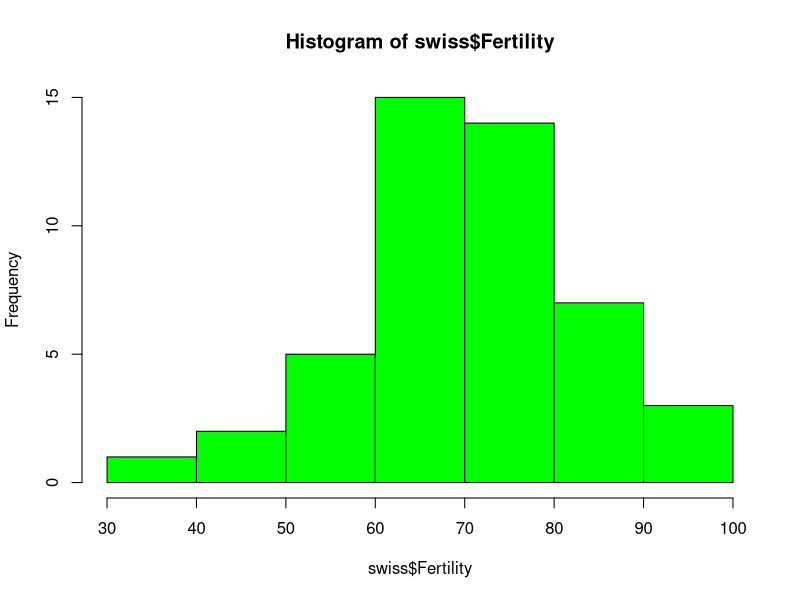
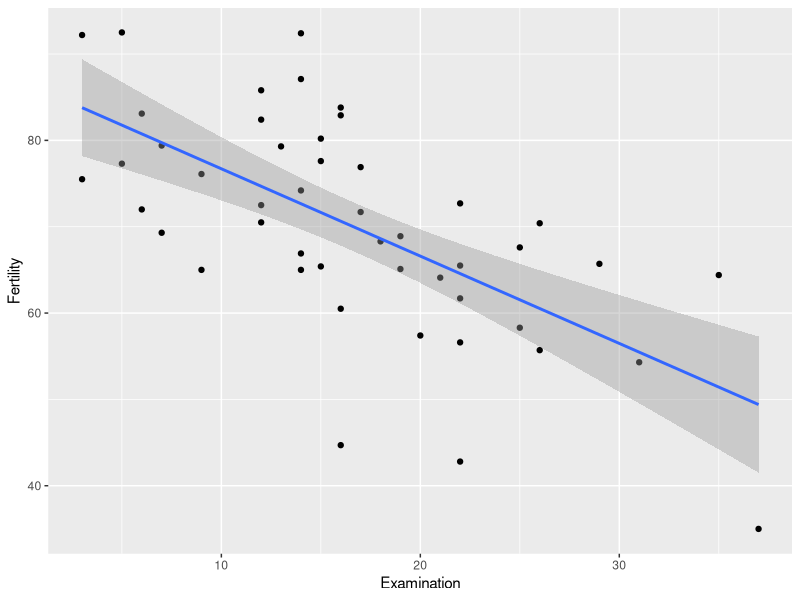
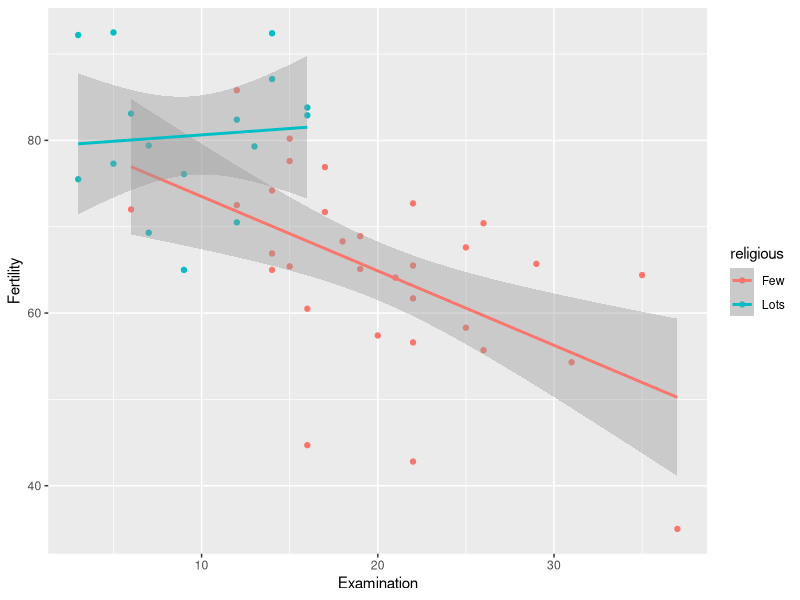
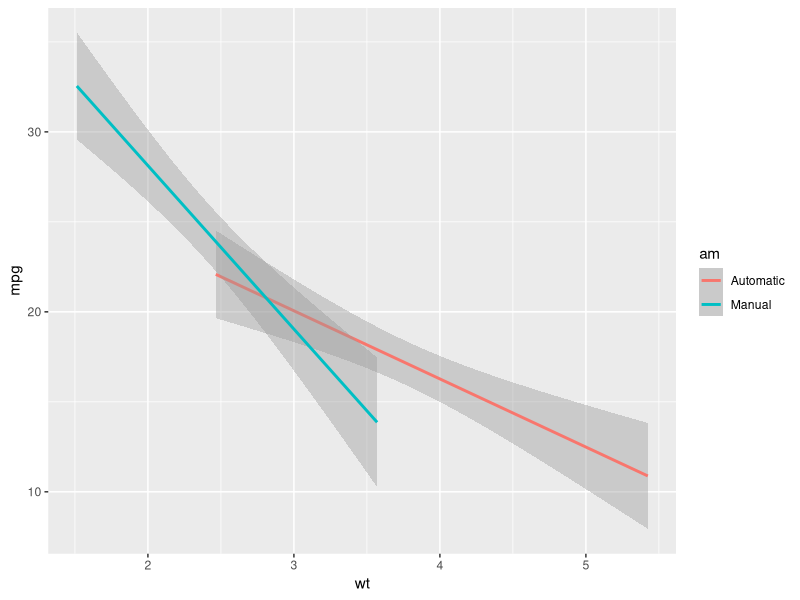

Recreate these plots in R, in order.
setwd(as.character("C:/Users/miffka/Documents/!DataMining/RAnalysis1"))
getwd()
library(psych)
library(ggplot2)
library(Hmisc)

#множественная линейная регрессия

?swiss
str(swiss)
swiss <- data.frame(swiss)

hist(swiss$Fertility, col = "green")

#первая модель - рождаемость от физподготовки и католицизма

#сначала - просто посмотрим все по функции lm
fit <- lm(Fertility ~ Examination + Catholic, data = swiss)
summary(fit)

#посмотрим взаимодействие переменных

fit2 <- lm(Fertility ~ Examination * Catholic, swiss)
summary(fit2)

#взаимодействие факторов незначимо

#доверительные интервалы для модели
confint(fit2)

#задача 1
?lm

fill_na <- function(x) {
  fit_t1 <- lm(y ~ x_1 + x_2, x, na.action = "na.omit")
  x$y_full <- x$y
  x$y_full[is.na(x$y_full)] <- predict(fit_t1, subset(x, is.na(x$y)))
  return(x)
}

#правильное решение
fill_na <- function(my_df){    
  fit <- lm(y ~ x_1+x_2, my_df)    
  my_df$y_full = ifelse(is.na(my_df$y), predict(fit, my_df), my_df$y)    
  return(my_df)
}

#задача 2 - подобрать оптимальное сочетание факторов

str(mtcars)
task2 <- mtcars[c(1,3:6)]

fit_t21 <- lm(wt ~ mpg + disp + drat + hp, task2)
summary(fit_t21)
r_21 <- c()
r_21[1] <- 0.8374


#удаляем drat
fit_t22 <- lm(wt ~ mpg + disp + hp, task2)
summary(fit_t22)
r_21[2] <- 0.8428 #это правильное сочетание!

#удаяем hp
fit_t23 <- lm(wt ~ mpg + disp, task2)
summary(fit_t23)
r_21[3] <- 0.8242

#задача 3

task3 <- lm(rating ~ complaints * critical, attitude)
summary(task3)

#линейная регрессия с категориальными предикторами

swiss <- data.frame(swiss)
swiss$religious <- ifelse(swiss$Catholic > 60, "Lots", "Few")
swiss$religious <- as.factor(swiss$religious)

fit3 <- lm(Fertility ~ Examination + religious, swiss)
summary(fit3)
#теперь в интерсепте хранится предсказанное значение для первого уровня (Few)
#категориальной переменной при всех непрерывных переменных, равных 0
#коэффициент перед examination говорит о том, насколько изменяется 
#рождаемость для значения фактора Few
#коэффициент religiousLots говорит, насколько изменяется рождаемость при
#переходе от провинций Few к провинциям Lots

#перейдем к взаимодействию
fit4 <- lm(Fertility ~ Examination * religious, swiss)
summary(fit4)
#коэффициент intersept - значение рождаемости для провинций с фактором Few
#и значением examination 0
#коэффициент при физической подготовке - изменение рождаемости при
#изменении этого предиктора при условии фактора few
#коэффициент religiouslots говорит об изменении рождаемости при переходе
#от фактора few к фактору lots при постоянных остальных предикторах
#в данном случае он не является значимым
#коэффициент examination:religiousLots говорит об изменении уровня 
#рождаемости при изменеии предиктора examination при факторной 
#переменной, равной lots

#перестановка предикторов помогает


#графики зависимостей

ggplot(swiss, aes(Examination, Fertility))+
  geom_point()+
  geom_smooth(method = "lm")

ggplot(swiss, aes(Examination, Fertility, col = religious))+
  geom_point()+
  geom_smooth(method = "lm")

#несколько непрерывных предикторов и один категориальный

fit5 <- lm(Fertility ~ religious*Infant.Mortality*Examination, swiss)
summary(fit5)

#задача 4 и 5

task4 <- data.frame(mtcars)
task4$am <- factor(task4$am, labels = c("Automatic", "Manual"))

fit_t4 <- lm(mpg ~ am * wt, task4)
summary(fit_t4)

#задача 6

ggplot(task4, aes(wt, mpg, col = am))+
  geom_smooth(method = "lm")
